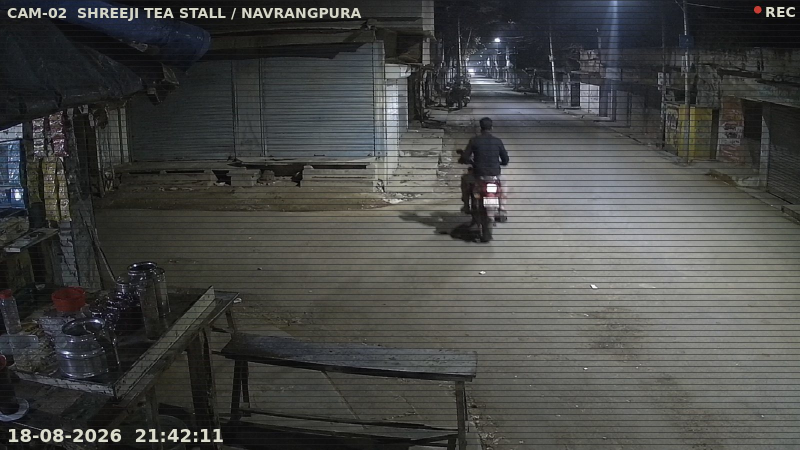
#> input picture crimegpt/demo-kit/evidence/cctv-scene-2142.jpg, 1600 x 900 px (shown at 1/2 size)
$ python make_cctv.py cctv-scene-2142.jpg
#> lines starting #> are read from the running program, lines starting #| are printed output that depends on the picture
"""Apply the CAM-02 overlay to a photo so it reads as a frame from the demo's camera.

Two modes, because the two exhibits need opposite things:

  suspect (default) — a real photo of a person, styled to LOOK like CCTV while
    keeping the face detectable. Heavy filters would defeat the demo, so the
    grade is mild: desaturation, slight noise, scanlines. Expects 1+ faces.

  --scene — a photo that is ALREADY a night CCTV still. Only light grain and
    scanlines are added, so the two exhibits read as one camera without
    degrading a frame that needs no help. Expects 0 faces (the rider's back is
    to the lens; the detector refusing to invent a face is the integrity beat).

Either way the result is VERIFIED against the app's own Haar detector, so you
know before the demo instead of during it.

Usage (from crimegpt/backend, so the venv is available):

    .venv/bin/python ../demo-kit/evidence/make_cctv.py <teammate-photo.jpg>
    .venv/bin/python ../demo-kit/evidence/make_cctv.py <night-cctv.jpg> \
        --scene --time 21:42:11 --out cctv-scene-2142.jpg
"""

import argparse
import random
import sys
from pathlib import Path

from PIL import Image, ImageDraw, ImageFont, ImageFilter

FONT = "/usr/share/fonts/truetype/dejavu/DejaVuSans-Bold.ttf"


def stylise(src: Path, out_name: str, stamp: str, scene: bool) -> Path:
#> called with out_name = 'cctv-suspect-2143.jpg', stamp = '21:43:05', scene = False
    img = Image.open(src).convert("RGB")
#> img is the input picture: PIL image 1600x900 RGB; mean R, G, B 71, 72, 70.2
    # keep it big enough that a face stays >= ~100px for the detector
    img.thumbnail((1600, 1600) if scene else (960, 960))
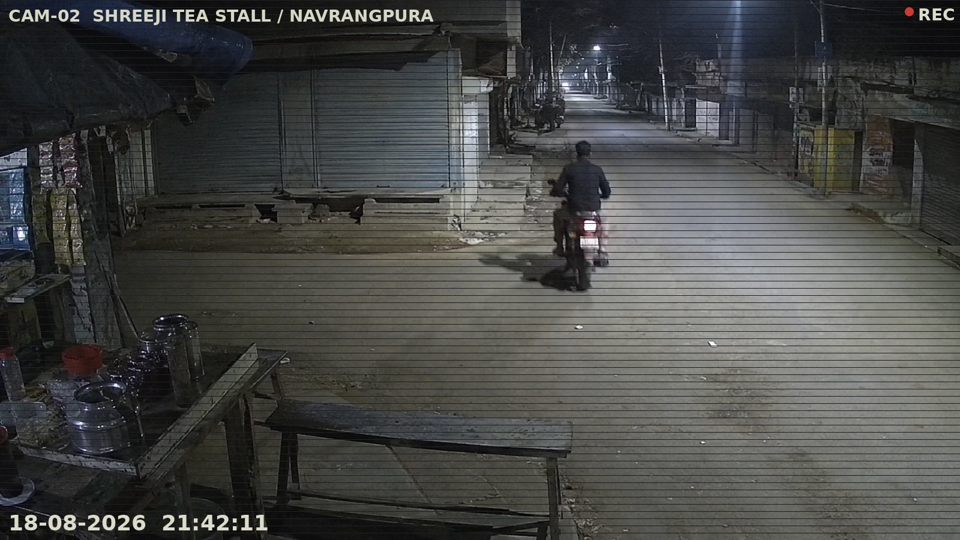
#> img: PIL image 960x540 RGB; mean R, G, B 71, 72, 70.2
    w, h = img.size
#> w = 960; h = 540

    # CCTV grade: a real night still needs almost none; a daylight portrait needs some
    grey = img.convert("L").convert("RGB")
    img = Image.blend(img, grey, 0.25 if scene else 0.65)
    if not scene:
        img = img.filter(ImageFilter.GaussianBlur(0.6))
    random.seed(7)
    px = img.load()
    for _ in range(int(w * h * (0.01 if scene else 0.02))):
        x, y = random.randrange(w), random.randrange(h)
        g = random.randint(-18, 18)
        r, gg, b = px[x, y]
        px[x, y] = (max(0, min(255, r + g)), max(0, min(255, gg + g)),
                    max(0, min(255, b + g + 6)))
#> this loop made 10368 passes
#> (r, gg, b) on passes 1 to 3: (65, 67, 68), (39, 41, 43), (60, 60, 59)
    d = ImageDraw.Draw(img)
    # 12px spacing, not 8: tighter scanlines make the light/dark bands Haar's edge
    # features fire on, and manufacture phantom faces in clutter (verified).
    for y in range(0, h, 12):
        d.line([(0, y), (w, y)], fill=(30, 32, 34), width=1)

    fm = ImageFont.truetype(FONT, max(16, w // 44))
    fs = ImageFont.truetype(FONT, max(13, w // 56))
    d.text((14, 10), "CAM-02  SHREEJI TEA STALL / NAVRANGPURA", font=fs, fill=(215, 215, 200))
    d.text((14, h - fm.size - 14), f"18-08-2026  {stamp}", font=fm, fill=(220, 220, 205))
    d.ellipse([w - 92, 12, w - 78, 26], fill=(200, 60, 50))
    d.text((w - 70, 8), "REC", font=fs, fill=(220, 220, 205))

    out = src.parent / out_name
    img.save(out, "JPEG", quality=84)
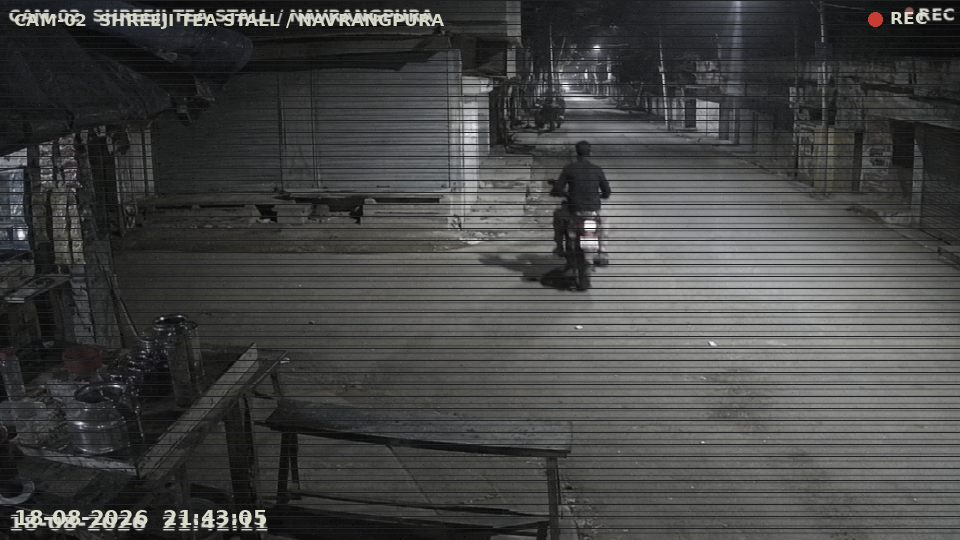
#> saved as cctv-suspect-2143.jpg: PIL image 960x540 RGB; mean R, G, B 68.8, 69.4, 68.8
    return out


def check_faces(path: Path) -> int:
    import cv2
    clf = cv2.CascadeClassifier(
        cv2.data.haarcascades + "haarcascade_frontalface_default.xml")
    gray = cv2.imread(str(path), cv2.IMREAD_GRAYSCALE)
#> gray: shape (540, 960); min 0, max 255, mean 69.3
    boxes = clf.detectMultiScale(gray, scaleFactor=1.1, minNeighbors=5,
                                 minSize=(40, 40))
#> boxes = ()
    return len(boxes)


if __name__ == "__main__":
    ap = argparse.ArgumentParser(description=__doc__,
                                 formatter_class=argparse.RawDescriptionHelpFormatter)
    ap.add_argument("photo")
    ap.add_argument("--scene", action="store_true",
                    help="input is already a night CCTV still; expect 0 faces")
    ap.add_argument("--time", default=None, help="HH:MM:SS overlay stamp")
    ap.add_argument("--out", default=None, help="output filename (written beside the input)")
    a = ap.parse_args()

    src = Path(a.photo)
    if not src.exists():
        sys.exit(f"no such file: {src}")
    stamp = a.time or ("21:42:11" if a.scene else "21:43:05")
    out_name = a.out or ("cctv-scene-2142.jpg" if a.scene else "cctv-suspect-2143.jpg")

    out = stylise(src, out_name, stamp, a.scene)
    n = check_faces(out)
#> n = 0
    print(f"wrote {out}")
    if a.scene:
        print(f"faces detected in the scene frame: {n}"
              + ("  — GOOD TO DEMO (no face to invent)" if n == 0 else
                 "  — PROBLEM: the rider's face is visible; use a frame shot from behind"))
    else:
        print(f"faces detected in the styled frame: {n}"
              + ("  — GOOD TO DEMO" if n >= 1 else
                 "  — NOT usable: retake with a brighter, frontal photo"))
#| faces detected in the styled frame: 0  — NOT usable: retake with a brighter, frontal photo
